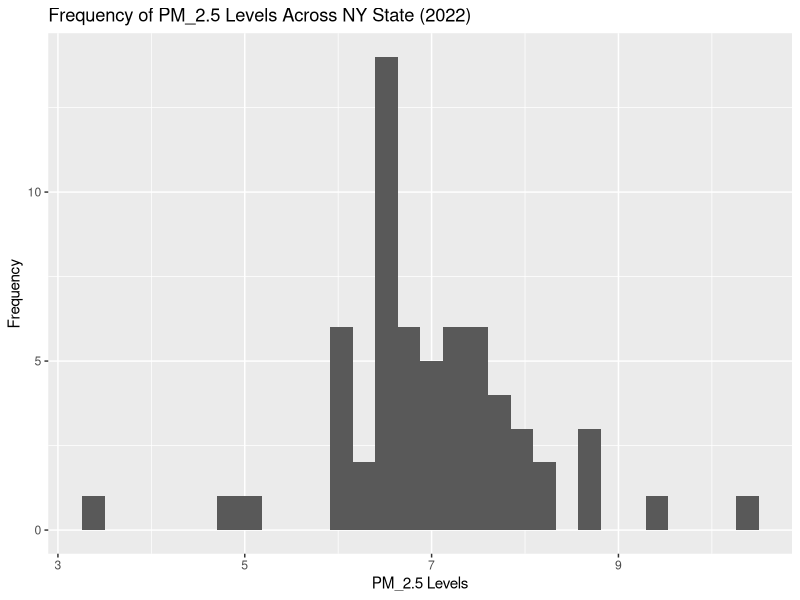

Write the R code that produced this figure.
## ---- chunk 1

## loading data 

library(tidyverse)

finalData <- read_csv("finalData.csv")

## getting rid of extra columns 

finalData <- finalData |>
  select(County:PopDensity)

## ---- chunk 2

finalData |>
  ggplot(mapping = aes(x = PM)) +
  geom_histogram() +
  labs(x = "PM_2.5 Levels",
       y = "Frequency",
       title = "Frequency of PM_2.5 Levels Across NY State (2022)")

## ---- chunk 3

## population density 
